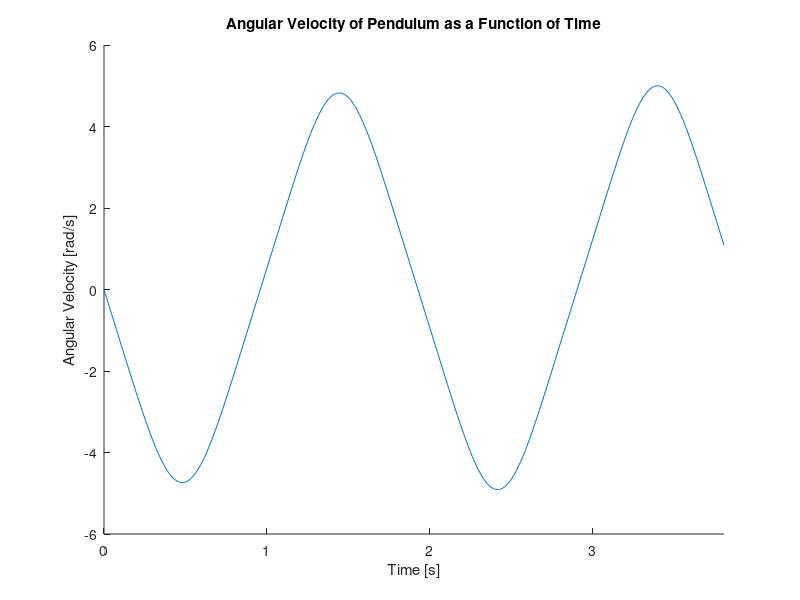
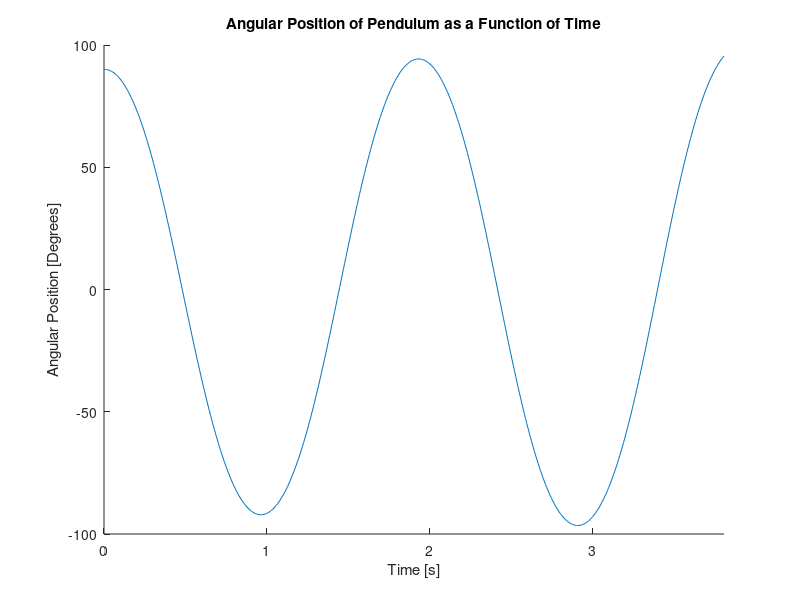
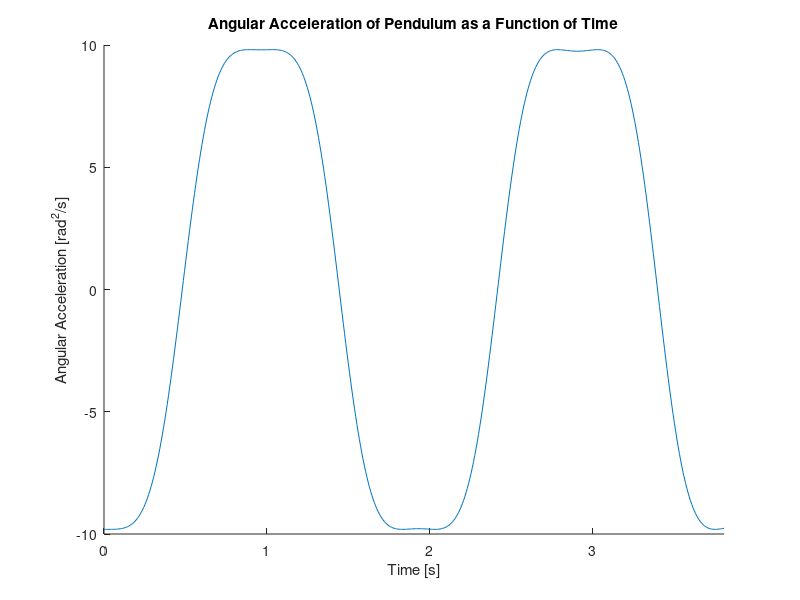

Reproduce these figures in MATLAB, in order.
%% STA_Pendulum.m
%
% This algorithm is designed to track the angular acceleration, angular
% velocity, and angular position of a pendulum as a function of time for
% three complete cycles.

%% Define Parameters
iterations = 500;               % number of iterations in STA 
m = 0.2;                        % mass of object in motion [kg]
w0 = 0;                         % initial angular velocity
theta0 = 90;                    % mass 90 degrees from equilibrium
dt = 0.01;                      % step time inbetween point approximations
R = 0.4;                        % length of the lightweight rod 
g = 9.81;                       % acceleration due to gravity
T = (2*pi)*sqrt(R/g);           % period calculation
t = 0:((T*3)/iterations):(T*3); % time elapsed - 3 periods
w = ones(1,iterations);         % intiialize angular velocity vector
theta = ones(1,iterations);     % initialize angular position vector 
accelerate = ones(1,iterations);% initialize angular acceleration vector

%% Calculations

w(1) = w0*w(1);                % set initial position
theta(1) = theta0*theta(1);    % set initial velocity
accelerate(1) = -g*sind(theta(1));

for i = (1:1:iterations)
    theta(i+1) = theta(i) + (w(i).*dt)+((1/2).*w(i));                        % Approximate position 
    w(i+1) = w(i) +((1/2).*((-g*sind(theta(i)))+(-g*sind(theta(i+1)))).*dt); % Approximate velocity
    accelerate(i+1) = -g*sind(theta(i+1));                                       % Approximate Acceleration
end

%% Plotting
figure(1);                                                       % create first figure
hold on;

title('Angular Velocity of Pendulum as a Function of Time');     % Label title
ylabel('Angular Velocity [rad/s]');                              % Label y axis
xlabel('Time [s]');                                              % Label x axis'
xlim([0 (3*T)]);

plot(t,w);                                                       % plot position vs time

hold off;

figure(2);                                                       % create second figure
hold on;

title('Angular Position of Pendulum as a Function of Time');     % Label title
ylabel('Angular Position [Degrees]');                            % Label y axis
xlabel('Time [s]');                                              % Label x axis
xlim([0 (3*T)]);

plot(t,theta);                                                   % plot velocity vs time

hold off;

figure(3);                                                       % create second figure
hold on;

title('Angular Acceleration of Pendulum as a Function of Time'); % Label title
ylabel('Angular Acceleration [rad^2/s]');                        % Label y axis
xlabel('Time [s]');                                              % Label x axis
xlim([0 (3*T)]);

plot(t,accelerate);                                            %plot velocity vs time

hold off;
